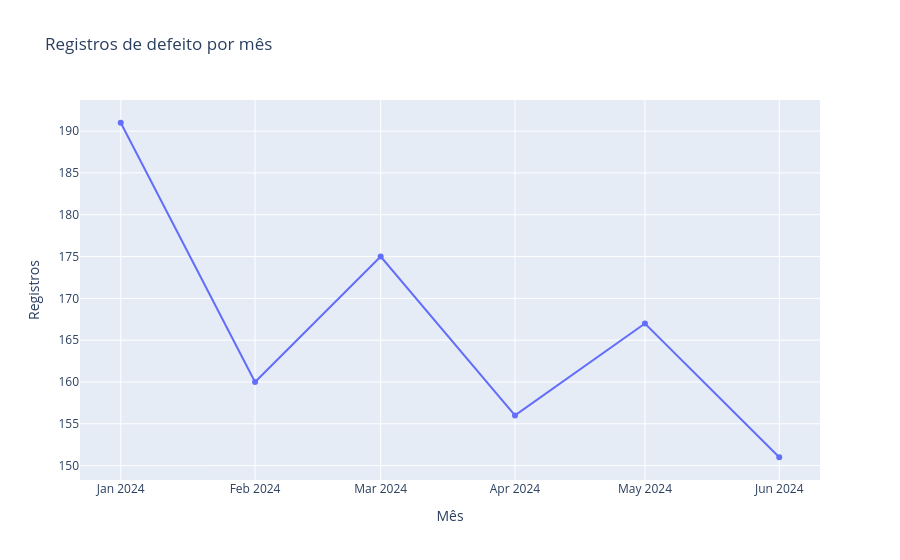

The code cell stored with this chart in its notebook:
### Code cell
# Evolução mensal: meses sem registros também aparecem no intervalo
com_data = df.dropna(subset=['defect_date'])
if not com_data.empty:
    mensal = (
        com_data.set_index('defect_date').resample('MS').size()
        .rename('registros').reset_index()
    )
    px.line(
        mensal, x='defect_date', y='registros', markers=True,
        title='Registros de defeito por mês',
        labels={'defect_date': 'Mês', 'registros': 'Registros'},
    ).show()

    por_ano_mes = com_data.groupby(com_data['defect_date'].dt.to_period('M')).size()
    print(f'Mês com mais registros: {por_ano_mes.idxmax()} ({por_ano_mes.max()} registros)')
else:
    print('Não há datas válidas para analisar a evolução mensal.')

### Figure 1 — Plotly figure (JSON) as saved in the notebook; plotly's stock layout.template omitted (floating-point values rounded to 4 significant figures)
{"data": [{"hovertemplate": "Mês=%{x}<br>Registros=%{y}<extra></extra>", "legendgroup": "", "line": {"color": "#636efa", "dash": "solid"}, "marker": {"symbol": "circle"}, "mode": "lines+markers", "name": "", "orientation": "v", "showlegend": false, "type": "scatter", "x": ["2024-01-01T00:00:00.000000", "2024-02-01T00:00:00.000000", "2024-03-01T00:00:00.000000", "2024-04-01T00:00:00.000000", "2024-05-01T00:00:00.000000", "2024-06-01T00:00:00.000000"], "xaxis": "x", "y": [191, 160, 175, 156, 167, 151], "yaxis": "y"}], "layout": {"legend": {"tracegroupgap": 0}, "title": {"text": "Registros de defeito por mês"}, "xaxis": {"anchor": "y", "domain": [0, 1], "title": {"text": "Mês"}}, "yaxis": {"anchor": "x", "domain": [0, 1], "title": {"text": "Registros"}}}}
